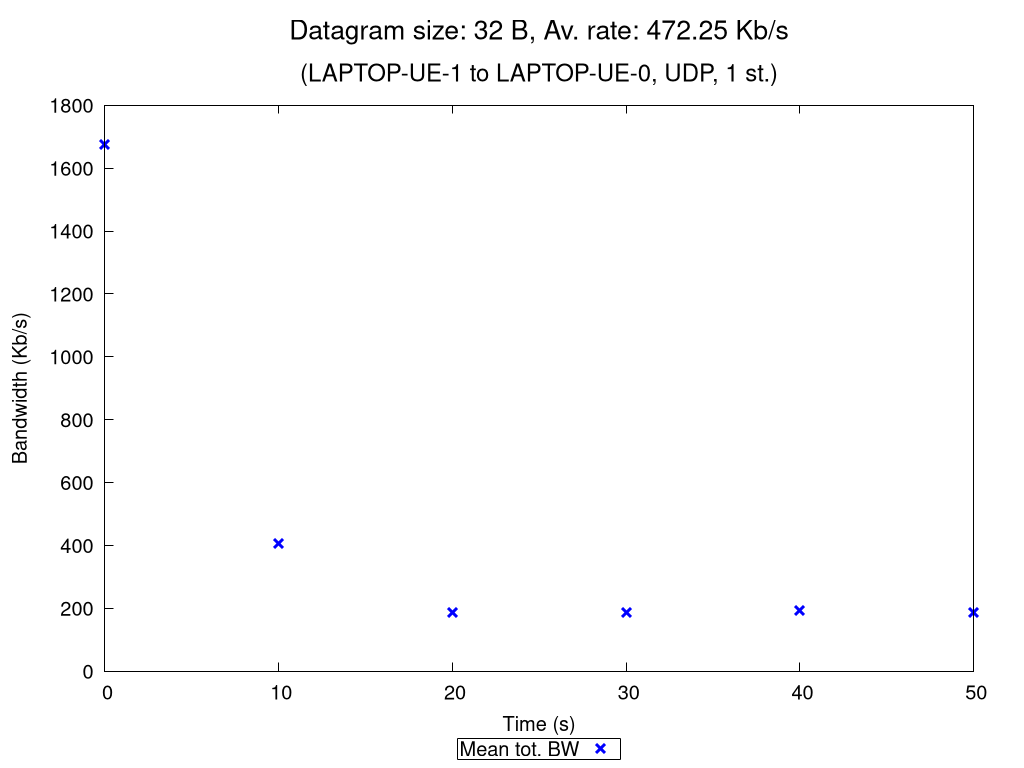

This chart was generated by the following gnuplot code:
set terminal pngcairo nocrop enhanced size 1024,768 font "Verdana,15"
set output "UDP_1_st_2020_10_18_08-18-25_two2one_00032B.png"

set title "{/=20 Datagram size: 32 B, Av. rate: 472.25 Kb/s}\n\n{/=18 (LAPTOP-UE-1 to LAPTOP-UE-0, UDP, 1 st.)}"

set xlabel "Time (s)"
set ylabel "Bandwidth (Kb/s)"
set ytics nomirror
set key bmargin center horizontal box samplen 1 width -1
set bmargin 4.6
set rmargin 4.5

rf = 1000.0  # rate factor
set style fill transparent solid 0.2 noborder
set autoscale xfix
plot "UDP_1_st_2020_10_18_08-18-25_two2one_00032B_iperf_processed.dat" using 1:($2/rf-$3/rf):($2/rf+$3/rf) with filledcurves lc rgb "blue" notitle, \
     "" using 1:($2/rf) with points pt 2 ps 1.5 lw 3 lc rgb "blue" title "Mean tot. BW", \
